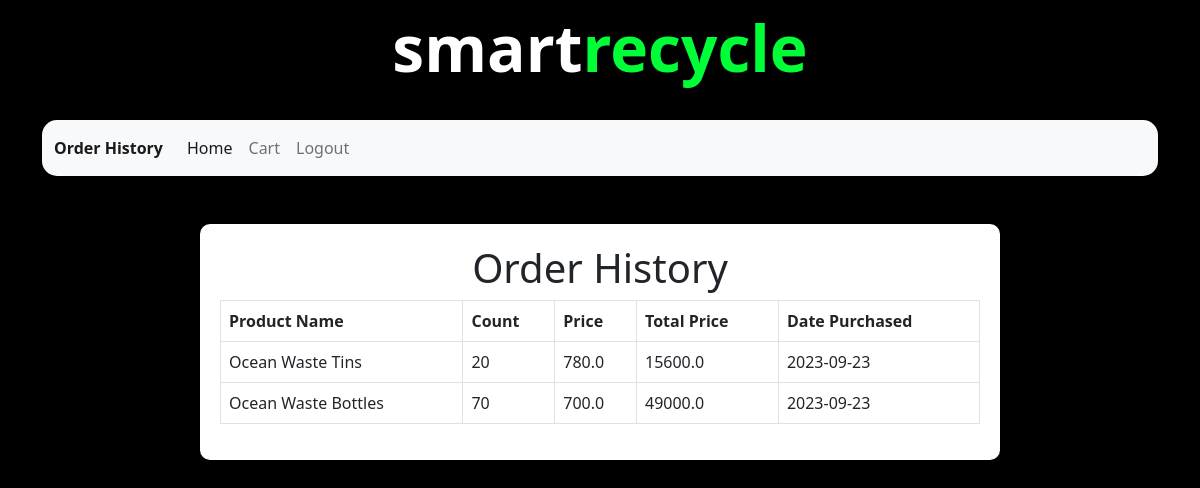
Page /history (signed in) on the earlier database version.
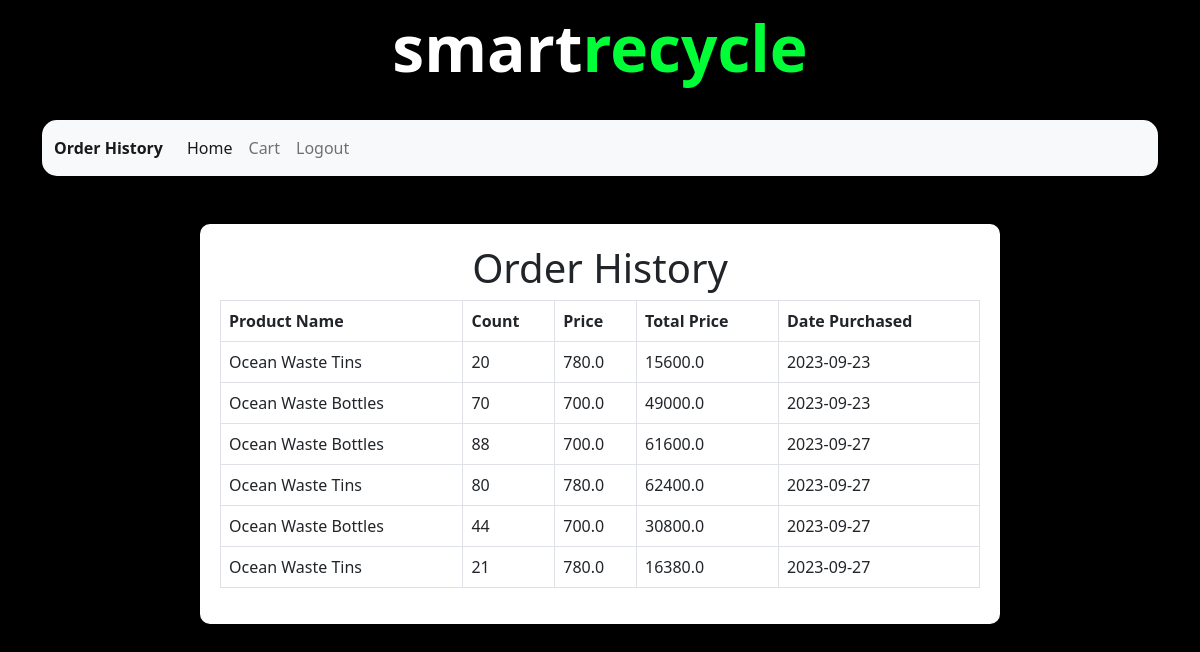
Same page on the later database version.
### applications/models.py (models this page shows, shortened)
class Purchase(db.Model):
    __tablename__ = "purchases"
    id = db.Column(db.Integer, primary_key=True, autoincrement=True)
    product_id = db.Column(db.Integer, db.ForeignKey('products.id'), nullable=False)
    owner_id = db.Column(db.Integer, db.ForeignKey('users.id'), nullable=False)
    customer_id = db.Column(db.Integer, db.ForeignKey('users.id'), nullable=False)
    count = db.Column(db.Integer, nullable=False)
    date_added = db.Column(db.Date, nullable=False, default=date.today)

class Product(db.Model):
    __tablename__ = 'products'
    id = db.Column(db.Integer, primary_key=True)
    name = db.Column(db.String(255), nullable=False)
    description = db.Column(db.String(1000), nullable=True)
    stock = db.Column(db.Integer, nullable=False)
    cost = db.Column(db.Float, nullable=False)
    category_id = db.Column(db.Integer, db.ForeignKey('categories.id'), nullable=False)
    owner_id = db.Column(db.Integer, db.ForeignKey('users.id'), nullable=False)
    owner = db.relationship('User', foreign_keys=[owner_id], backref='products')

### applications/controllers.py (the view)
@app.route('/history')
def history():
    if "user" in session:
        username = session["user"]
        user = User.query.filter_by(username=username).first()
        if user:
            purchases = Purchase.query.filter_by(customer_id=user.id).all()
            purchases_with_products = []
            for purchase in purchases:
                product = Product.query.get(purchase.product_id)
                purchases_with_products.append((purchase, product))
            return render_template("order_history.html", user=user, signed=True, purchases=purchases_with_products)
    return redirect("/")

### templates/order_history.html (shortened to what this page needs)
<!DOCTYPE html>
<html lang="en">
<head>
    <link href="https://cdn.jsdelivr.net/npm/bootstrap@5.2.3/dist/css/bootstrap.min.css" rel="stylesheet"
>
</head>
<body>
    <div class="container">
        <div class="smartstore-text mb-4">
            <span class="smartstore-text">smart<span class="store">recycle</span></span>
        </div>
        <nav class="navbar navbar-expand-lg bg-light">
            <div class="container-fluid">
                <a class="navbar-brand" href="#">Order History</a>
                <div class="collapse navbar-collapse" id="navbarSupportedContent">
                    <ul class="navbar-nav me-auto mb-2 mb-lg-0">
                        <li class="nav-item">
                            <a class="nav-link active" aria-current="page" href="/">Home</a>
                        </li>
                        {% if signed %}
                        <li class="nav-item">
                            <a class="nav-link" href="/cart">Cart</a>
                        </li>
                        <li class="nav-item">
                            <a class="nav-link" href="/logout">Logout</a>
                        </li>
                        {% endif %}
                    </ul>
                </div>
            </div>
        </nav>
    </div>
    <br>
    <br>
    <div class="container table-container">
        <h1 class="text-center">Order History</h1>
        <table class="table table-bordered">
            <thead>
                <tr>
                    <th>Product Name</th>
                    <th>Count</th>
                    <th>Price</th>
                    <th>Total Price</th>
                    <th>Date Purchased</th>
                </tr>
            </thead>
            <tbody>
                {% for purchase, product in purchases %}
                <tr>
                    <td>{{ product.name }}</td>
                    <td>{{ purchase.count }}</td>
                    <td>{{ product.cost }}</td>
                    <td>{{ product.cost * purchase.count }}</td>
                    <td>{{ purchase.date_added }}</td>
                </tr>
                {% endfor %}
            </tbody>
        </table>
    </div>
</body>
</html>

Differences in the rows shown:
added Purchase: name "Ocean Waste Bottles", count "88", cost "700.0", product.cost*purchase.count "61600.0", date_added "2023-09-27"
added Purchase: name "Ocean Waste Tins", count "80", cost "780.0", product.cost*purchase.count "62400.0", date_added "2023-09-27"
added Purchase: name "Ocean Waste Bottles", count "44", cost "700.0", product.cost*purchase.count "30800.0", date_added "2023-09-27"
added Purchase: name "Ocean Waste Tins", count "21", cost "780.0", product.cost*purchase.count "16380.0", date_added "2023-09-27"
